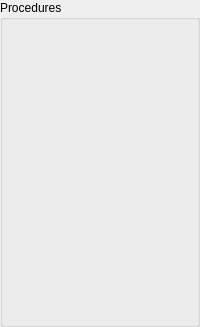
         <widget class="QGroupBox" name="procedures">
          <property name="title">
           <string>Procedures</string>
          </property>
          <layout class="QVBoxLayout" name="verticalLayout_6">
           <item>
            <widget class="QLabel" name="pc_1">
             <property name="font">
              <font>
               <family>Calibri</family>
               <pointsize>11</pointsize>
               <bold>false</bold>
              </font>
             </property>
             <property name="text">
              <string/>
             </property>
             <property name="alignment">
              <set>Qt::AlignCenter</set>
             </property>
            </widget>
           </item>
           <item>
            <widget class="QLabel" name="pc_2">
             <property name="font">
              <font>
               <family>Calibri</family>
               <pointsize>11</pointsize>
               <bold>false</bold>
              </font>
             </property>
             <property name="text">
              <string/>
             </property>
             <property name="alignment">
              <set>Qt::AlignCenter</set>
             </property>
            </widget>
           </item>
           <item>
            <widget class="QLabel" name="pc_3">
             <property name="font">
              <font>
               <family>Calibri</family>
               <pointsize>11</pointsize>
               <bold>false</bold>
              </font>
             </property>
             <property name="text">
              <string/>
             </property>
             <property name="alignment">
              <set>Qt::AlignCenter</set>
             </property>
            </widget>
           </item>
           <item>
            <widget class="QLabel" name="pc_4">
             <property name="font">
              <font>
               <family>Calibri</family>
               <pointsize>11</pointsize>
               <bold>false</bold>
              </font>
             </property>
             <property name="text">
              <string/>
             </property>
             <property name="alignment">
              <set>Qt::AlignCenter</set>
             </property>
            </widget>
           </item>
           <item>
            <widget class="QLabel" name="pc_5">
             <property name="font">
              <font>
               <family>Calibri</family>
               <pointsize>11</pointsize>
               <bold>false</bold>
              </font>
             </property>
             <property name="text">
              <string/>
             </property>
             <property name="alignment">
              <set>Qt::AlignCenter</set>
             </property>
            </widget>
           </item>
           <item>
            <widget class="QLabel" name="pc_6">
             <property name="font">
              <font>
               <family>Calibri</family>
               <pointsize>11</pointsize>
               <bold>false</bold>
              </font>
             </property>
             <property name="text">
              <string/>
             </property>
             <property name="alignment">
              <set>Qt::AlignCenter</set>
             </property>
            </widget>
           </item>
           <item>
            <widget class="QLabel" name="pc_7">
             <property name="font">
              <font>
               <family>Calibri</family>
               <pointsize>11</pointsize>
               <bold>false</bold>
              </font>
             </property>
             <property name="text">
              <string/>
             </property>
             <property name="alignment">
              <set>Qt::AlignCenter</set>
             </property>
            </widget>
           </item>
           <item>
            <widget class="QLabel" name="pc_8">
             <property name="font">
              <font>
               <family>Calibri</family>
               <pointsize>11</pointsize>
               <bold>false</bold>
              </font>
             </property>
             <property name="text">
              <string/>
             </property>
             <property name="alignment">
              <set>Qt::AlignCenter</set>
             </property>
            </widget>
           </item>
           <item>
            <widget class="QLabel" name="pc_9">
             <property name="font">
              <font>
               <family>Calibri</family>
               <pointsize>11</pointsize>
               <bold>false</bold>
              </font>
             </property>
             <property name="text">
              <string/>
             </property>
             <property name="alignment">
              <set>Qt::AlignCenter</set>
             </property>
            </widget>
           </item>
           <item>
            <widget class="QLabel" name="pc_10">
             <property name="font">
              <font>
               <family>Calibri</family>
               <pointsize>11</pointsize>
               <bold>false</bold>
              </font>
             </property>
             <property name="text">
              <string/>
             </property>
             <property name="alignment">
              <set>Qt::AlignCenter</set>
             </property>
            </widget>
           </item>
           <item>
            <widget class="QLabel" name="pc_11">
             <property name="font">
              <font>
               <family>Calibri</family>
               <pointsize>11</pointsize>
               <bold>false</bold>
              </font>
             </property>
             <property name="text">
              <string/>
             </property>
             <property name="alignment">
              <set>Qt::AlignCenter</set>
             </property>
            </widget>
           </item>
           <item>
            <widget class="QLabel" name="pc_12">
             <property name="font">
              <font>
               <family>Calibri</family>
               <pointsize>11</pointsize>
               <bold>false</bold>
              </font>
             </property>
             <property name="text">
              <string/>
             </property>
             <property name="alignment">
              <set>Qt::AlignCenter</set>
             </property>
            </widget>
           </item>
          </layout>
         </widget>
